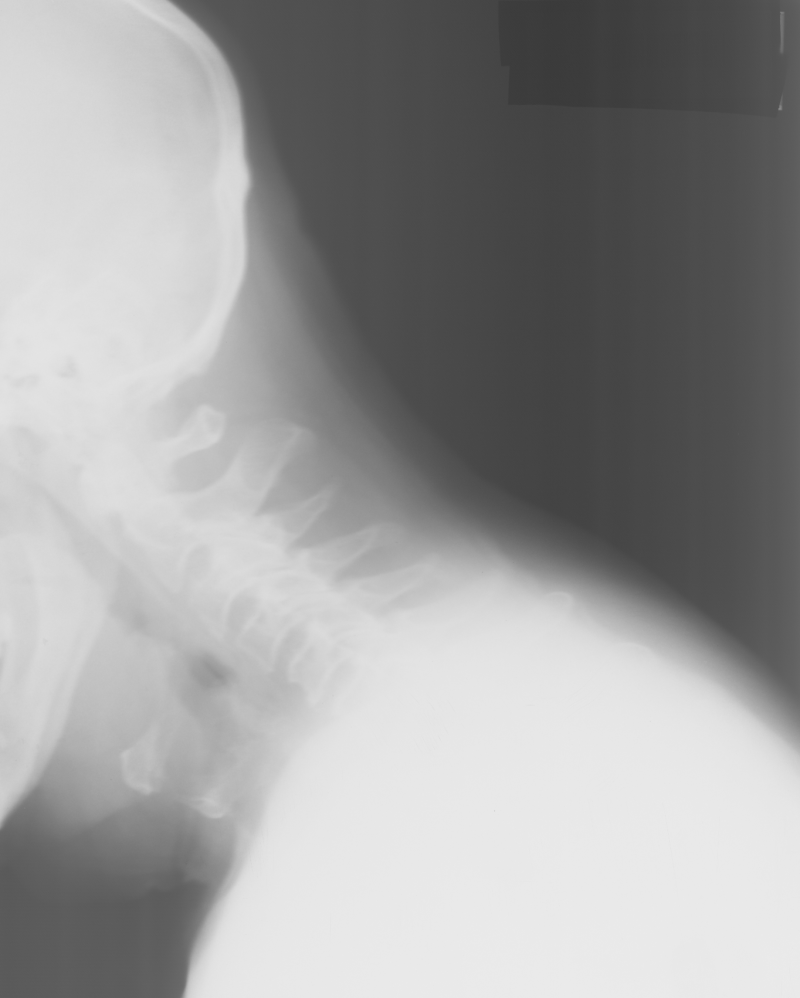
#> input picture exercises/solutions/ex3-PixelwiseOperations/ex3-PixelwiseOperations/data/vertebra.png, 800 x 998 px, found by its file name
$ jupyter execute ex3_answer.ipynb
#> lines starting #> are read from the running program, lines starting #| are printed output that depends on the picture
[cell 1]
import cv2
from skimage.util import img_as_float, img_as_ubyte
from skimage import io
import matplotlib.pyplot as plt
import numpy as np
from skimage.filters import threshold_otsu

[cell 2]
VERTEBRA_PATH = "data/vertebra.png"

[cell 3]
img = io.imread(VERTEBRA_PATH)
#> img is the input picture: shape (998, 800); min 57, max 235, mean 156.2
img = img_as_float(img)
img = img_as_ubyte(img)

plt.imshow(img, cmap='gray')

[cell 4]
# histogram of image
h = plt.hist(img.ravel(), bins=256)
plt.title('Image histogram')
io.show()
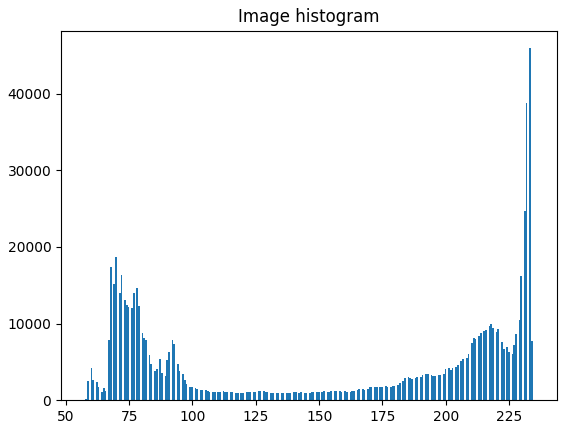
#> figure drawn by matplotlib, 1 panel; tallest bar 45929 high, from x = 232.9 to 233.6

[cell 5]
print(img.min(), img.max())
#| 57 235

[cell 6]
def histogram_stretch(img_in):
    """
    Stretches the histogram of an image
    :param img_in: Input image
    :return: Image, where the histogram is stretched so the min values is 0 and the maximum value 255
    """
    # img_as_float will divide all pixel values with 255.0
    img_float = img_as_float(img_in)
    min_val = img_float.min()
#> min_val = 0.224
    max_val = img_float.max()
#> max_val = 0.922
    min_desired = 0.0
    max_desired = 1.0

    # Do something here
    img_out = (max_desired - min_desired) / (max_val - min_val) * (img_float - min_val) + min_desired
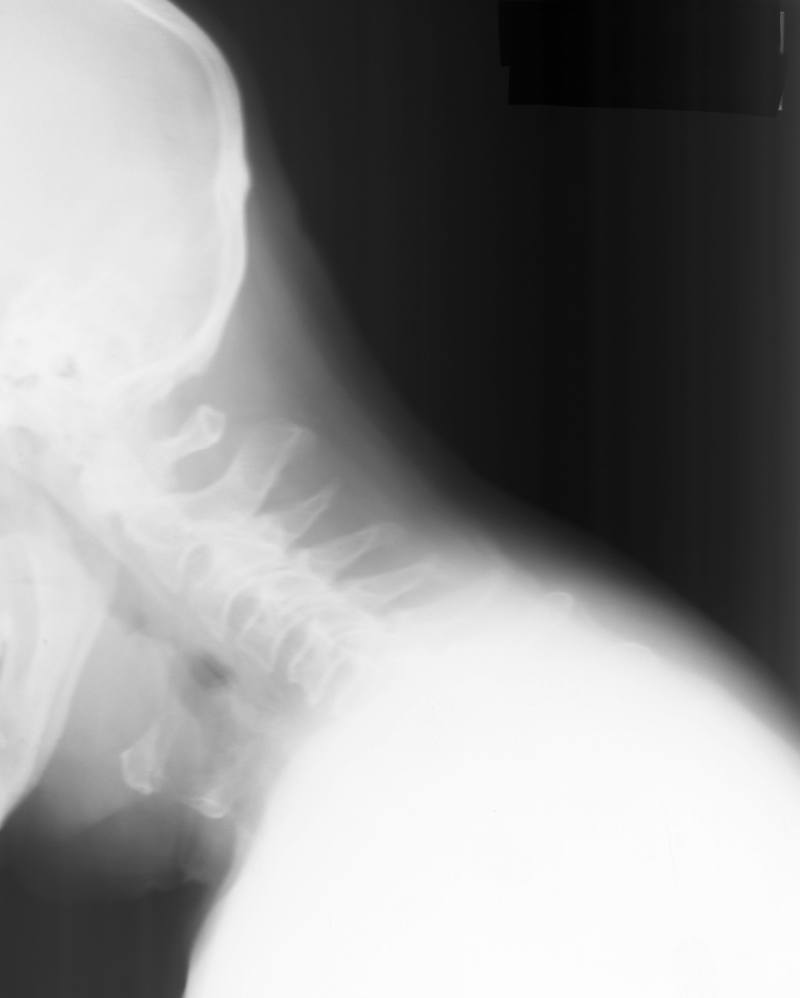
#> img_out: shape (998, 800) float64; min 0, max 1, mean 0.557

    # img_as_ubyte will multiply all pixel values with 255.0 before converting to unsigned byte
    return img_as_ubyte(img_out)

[cell 7]
# histogram of image
img_stretch = histogram_stretch(img)
h = plt.hist(img_stretch.ravel(), bins=256)
plt.title('Image histogram')
io.show()
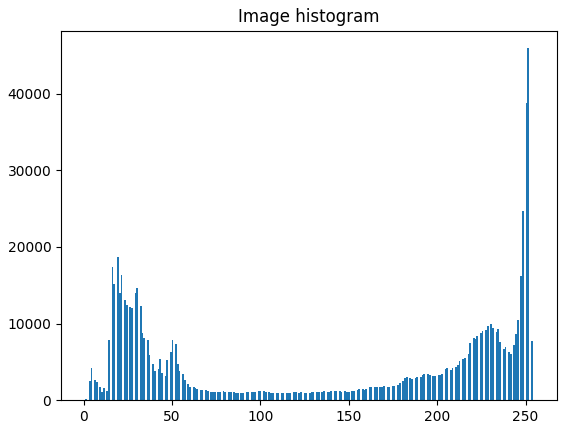
#> figure drawn by matplotlib, 1 panel; tallest bar 45929 high, from x = 251 to 252

[cell 8]
fig, ax = plt.subplots(1, 2)
ax[0].imshow(img, cmap='gray')
ax[0].set_title('Original image')
ax[1].imshow(img_stretch, cmap='gray')
ax[1].set_title('Stretched image')
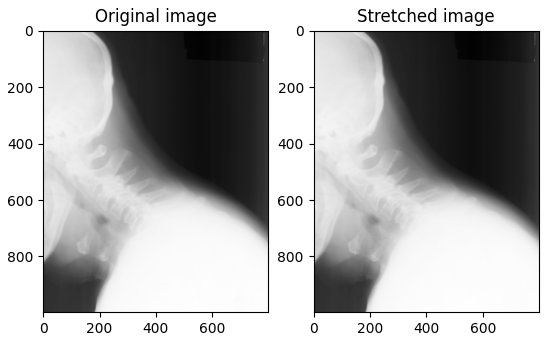
#> figure drawn by matplotlib, 2 panels

[cell 9]
plt.imshow(img_as_ubyte(img) - img_stretch)
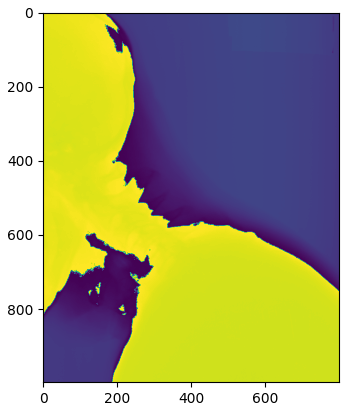
#> figure drawn by matplotlib, 1 panel

[cell 10]
def gamma_map(img, gamma):
    """
    Performs a gamma correction mapping on the input image
    :param img: Input image
    :param gamma: Gamma value
    :return: Image, where the gamma correction mapping has been applied
    """
#> called with gamma = 5
    # img_as_float will divide all pixel values with 255.0
    img_float = img_as_float(img)


    # Do something here
    img_out = img_float ** gamma
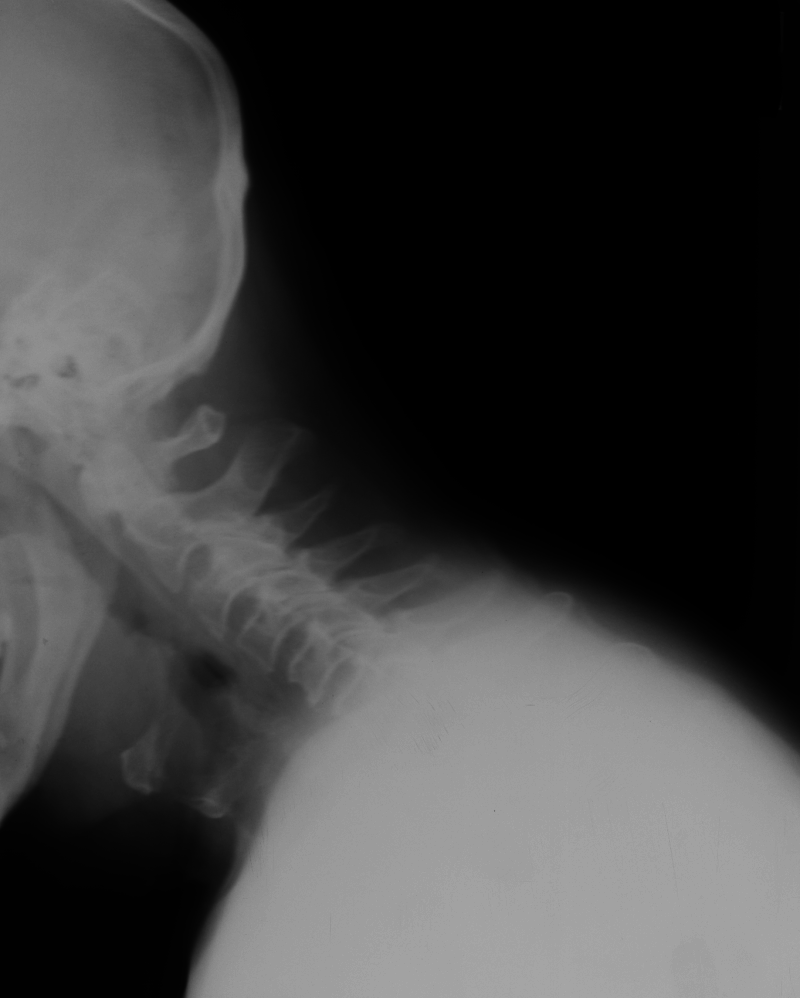
#> img_out: shape (998, 800) float64; min 0.000558, max 0.665, mean 0.249

    # img_as_ubyte will multiply all pixel values with 255.0 before converting to unsigned byte
    return img_as_ubyte(img_out)

[cell 11]
# histogram of image


img_gamma = gamma_map(img, 5)
plt.hist(img_gamma.ravel(), bins=256)
plt.title('Image histogram')
plt.show()
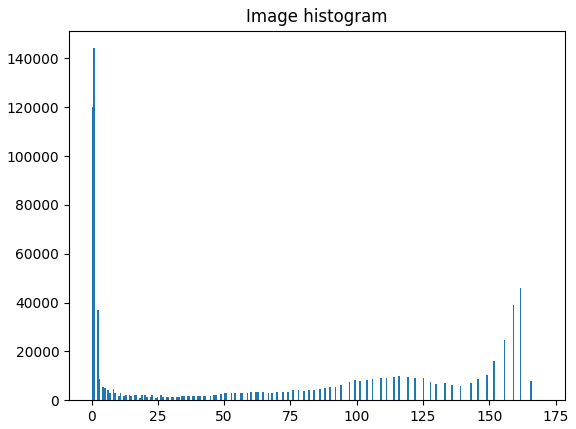
#> figure drawn by matplotlib, 1 panel; tallest bar 144213 high, from x = 0.664 to 1.33
fig, ax = plt.subplots(1, 2)
ax[0].imshow(img, cmap='gray')
ax[0].set_title('Original image')
ax[1].imshow(img_gamma, cmap='gray')
ax[1].set_title('Gamma image')

[cell 12]
def threshold_image(img_in, thres: int | float | list[float] | list[int]):
    """
    Apply a threshold in an image and return the resulting image
    :param img_in: Input image
    :param thres: The treshold value in the range [0, 255]
    :return: Resulting image (unsigned byte) where background is 0 and foreground is 255
    """

    if isinstance(thres, list):
        raise NotImplementedError("Not implemented for list")
    img_out = np.zeros(img_in.shape)

    img_out[img_in > thres] = 1

    return img_out

[cell 13]
plt.show()
fig, ax = plt.subplots(1, 2)
ax[0].imshow(img, cmap='gray')
ax[0].set_title('Original image')
ax[1].imshow(threshold_image(img, 200), cmap='gray')
ax[1].set_title('Gamma image')
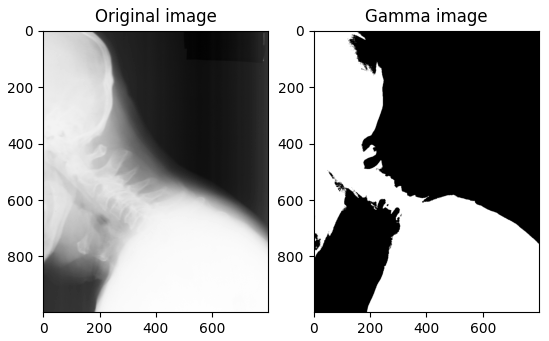
#> figure drawn by matplotlib, 2 panels

[cell 14]
thres = threshold_otsu(img)
#> thres = 148
plt.show()
fig, ax = plt.subplots(1, 2)
ax[0].imshow(img, cmap='gray')
ax[0].set_title('Original image')
ax[1].imshow(threshold_image(img, thres), cmap='gray')
ax[1].set_title('Gamma image')
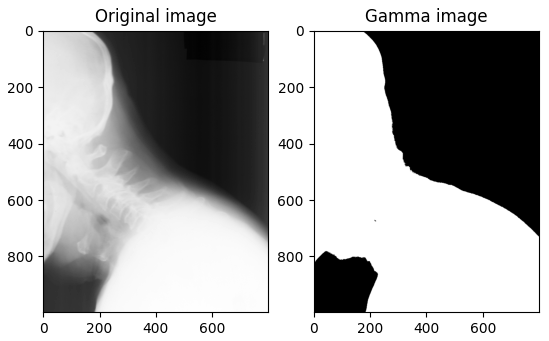
#> figure drawn by matplotlib, 2 panels
